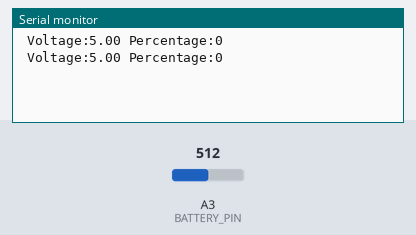
A sketch run on a simulated Arduino Uno, built with avr-gcc and run on an emulated ATmega328P. On the bench: the last lines printed to the serial monitor. The inputs (shaded band) are chosen by the test bench; at power-on: A3 (BATTERY_PIN) = 512.

Above: at 1.2 s.
1.3 s: A3 (BATTERY_PIN) set to 716
At 2.6 s:
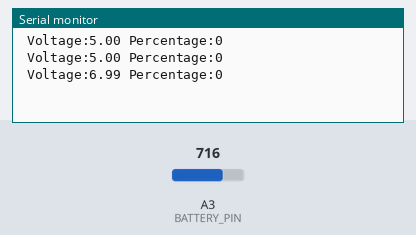
2.8 s: A3 (BATTERY_PIN) set to 900
At 3.8 s:
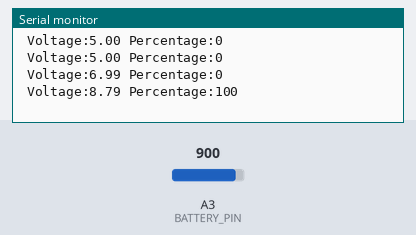
Timing chart, 0 to 5.8 s (numbered marks = the images above; inputs shaded):
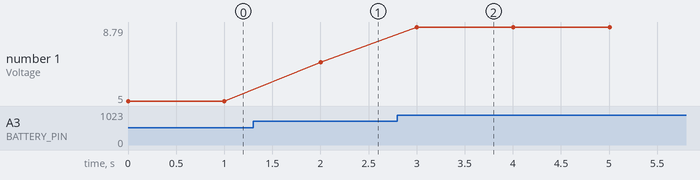

The sketch:

13_read_battery.ino
```cpp
#define BATTERY_PIN A3  // This pin reads the voltage of the battery

// This function reads the battery voltage
float batteryGetVoltage() {
  // Reads the analog value from the battery pin
  int adcValue = analogRead(BATTERY_PIN);
  // Converts the analog value to voltage
  float adcVoltage = adcValue / 1023.0 * 5 * 2;
  // Rounds the voltage to two decimal places
  float batteryVoltage = int(adcVoltage * 100) / 100.0;
  return batteryVoltage;
}

// This function calculates the battery percentage based on its voltage
uint8_t batteryGetPercentage() {
  float voltage = batteryGetVoltage();  // Gets the battery voltage
  // Maps the voltage to a percentage.
  int16_t temp = map(voltage, 6.6, 8.4, 0, 100);
  // Ensures the percentage is between 0 and 100
  uint8_t percentage = max(min(temp, 100), 0);
  return percentage;
}

void setup() {
  Serial.begin(115200);
  pinMode(BATTERY_PIN, INPUT);  // Sets the battery pin as an input
}

void loop() {
  // Prints the calculated battery voltage
  Serial.print(" Voltage:");
  Serial.print(batteryGetVoltage());
  // Prints the calculated battery percentage
  Serial.print(" Percentage:");
  Serial.println(batteryGetPercentage());
  delay(1000);
}
```

Measured:
- after the input at 1.3 s, the serial monitor: prints a new line after 0.70 s (image 1)
- after the input at 2.8 s, the serial monitor: prints a new line after 0.20 s (image 2)
- plotted number 1: 5 → 6.99 after the input at 1.3 s, 6.99 → 8.79 after the input at 2.8 s
